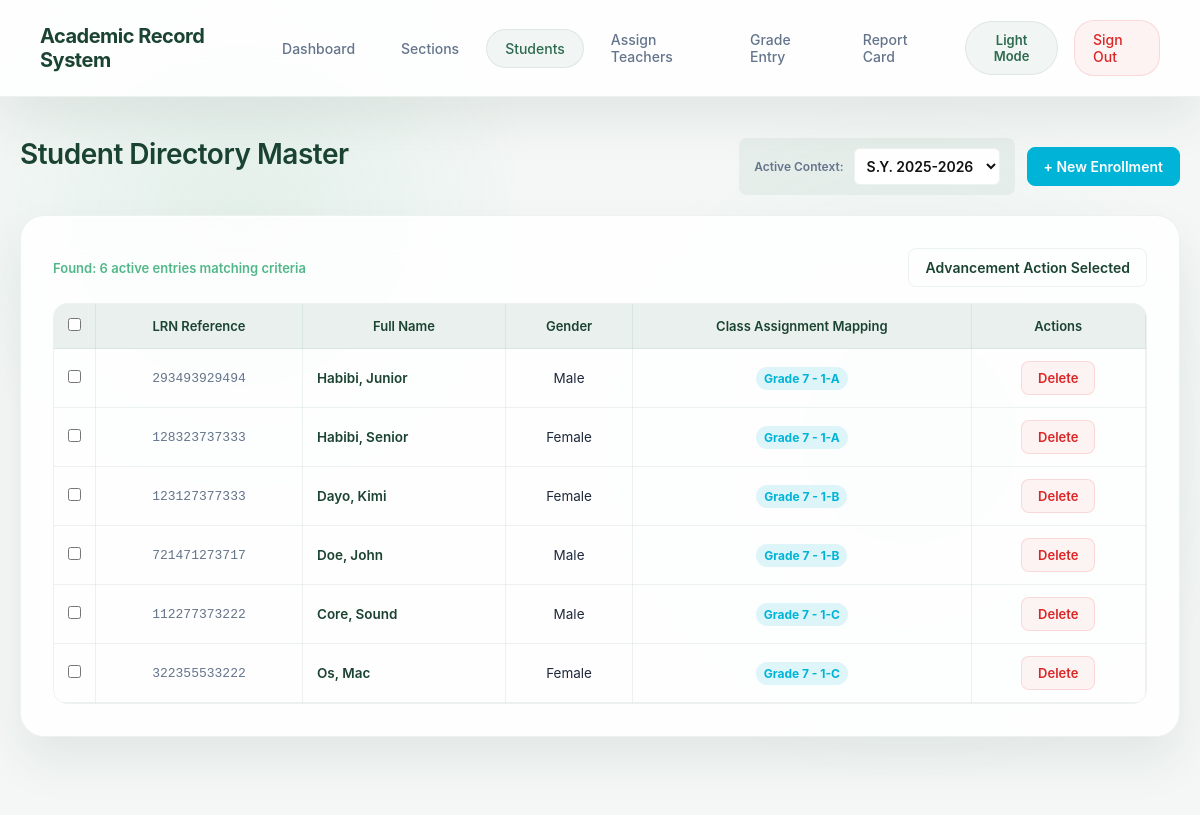
Page /students.php (signed in) on the committed database.
### tables this page shows
CREATE TABLE `students` (
  `id` int(11) NOT NULL,
  `school_id_number` varchar(20) NOT NULL,
  `name` varchar(100) NOT NULL,
  `first_name` varchar(100) DEFAULT NULL,
  `last_name` varchar(100) DEFAULT NULL,
  `lrn` varchar(12) DEFAULT NULL,
  `birth_date` date DEFAULT NULL,
  `gender` enum('Male','Female') DEFAULT NULL,
  `grade_level` int(11) NOT NULL,
  `section` varchar(50) DEFAULT NULL,
  `created_at` timestamp NOT NULL DEFAULT current_timestamp()
);

CREATE TABLE `sections` (
  `id` int(11) NOT NULL,
  `name` varchar(100) NOT NULL,
  `grade_level` int(11) NOT NULL,
  `school_year` varchar(20) NOT NULL,
  `created_at` timestamp NOT NULL DEFAULT current_timestamp()
);

### students.php (the view, shortened to what this page needs)
<?php
require_once 'includes/header.php';
require_once 'config/config.php';
$years_stmt = $pdo->query("SELECT DISTINCT school_year FROM sections ORDER BY school_year DESC");
$available_years = $years_stmt->fetchAll(PDO::FETCH_COLUMN);
$selected_sy = isset($_GET['sy']) ? $_GET['sy'] : ($available_years[0] ?? '2025-2026');
$students_stmt = $pdo->prepare("
    SELECT s.id, s.lrn, s.first_name, s.last_name, s.gender, sec.name as section_name, sec.grade_level
    FROM enrollments e
    JOIN students s ON e.student_id = s.id
    JOIN sections sec ON e.section_id = sec.id
    WHERE sec.school_year = ?
    ORDER BY sec.grade_level ASC, sec.name ASC, s.last_name ASC, s.first_name ASC
");
$students_stmt->execute([$selected_sy]);
$enrolled_students = $students_stmt->fetchAll();
?>
<div class="header-action-area">
    <h1>Student Directory Master</h1>
    <div style="display: flex; gap: 12px; align-items: center;">
        <form method="GET" class="filter-bar">
            <label style="font-size: 12px; font-weight: 600; color: var(--text-muted);">Active Context:</label>
            <select name="sy" onchange="this.form.submit()">
                <?php foreach ($available_years as $year): ?>
                    <option value="<?php echo htmlspecialchars($year); ?>" <?php echo $selected_sy == $year ? 'selected' : ''; ?>>
                        S.Y. <?php echo htmlspecialchars($year); ?>
                    </option>
                <?php endforeach; ?>
            </select>
        </form>
        <button onclick="openModal('studentModal')" class="btn-primary">+ New Enrollment</button>
    </div>
</div>
<div class="card-panel">
    <div class="action-row">
        <span style="font-size: 13px; font-weight: 600; color: var(--text-subtitle);">
            Found: <?php echo count($enrolled_students); ?> active entries matching criteria
        </span>
        <button type="button" class="btn-secondary" onclick="prepareBatchPromotion()">Advancement Action Selected</button>
    </div>
    <div class="table-container">
        <table class="grade-table">
            <thead>
                <tr>
                    <th style="width: 40px;"><input type="checkbox" id="toggle_master_checkbox" onclick="toggleAllCheckboxes(this)"></th>
                    <th>LRN Reference</th>
                    <th>Full Name</th>
                    <th>Gender</th>
                    <th>Class Assignment Mapping</th>
                    <th>Actions</th>
                </tr>
            </thead>
            <tbody>
                <?php foreach ($enrolled_students as $student): ?>
                <tr>
                    <td>
                        <input type="checkbox" name="selected_student_identities[]" value="<?php echo $student['id']; ?>" class="student-checkbox">
                    </td>
                    <td style="font-family: monospace; color: var(--text-muted); font-size: 13px;"><?php echo htmlspecialchars($student['lrn']); ?></td>
                    <td style="text-align: left; font-weight: 600; color: var(--text-title);">
                        <?php echo htmlspecialchars($student['last_name'] . ', ' . $student['first_name']); ?>
                    </td>
                    <td><?php echo htmlspecialchars($student['gender']); ?></td>
                    <td>
                        <span class="badge">Grade <?php echo htmlspecialchars($student['grade_level'] . ' - ' . $student['section_name']); ?></span>
                    </td>
                    <td>
                        <a href="?delete_id=<?php echo $student['id']; ?>&sy=<?php echo urlencode($selected_sy); ?>" class="delete" onclick="return confirm('WARNING: Erasing this permanent profile completely clears all historical enrollment nodes and structural scores across all years. Proceed?')">Delete</a>
                    </td>
                </tr>
                <?php endforeach; ?>
            </tbody>
        </table>
    </div>
</div>
<?php require_once 'includes/footer.php'; ?>

### css/style.css (style rules this page uses)
* { margin: 0; padding: 0; box-sizing: border-box; font-family: 'Inter', -apple-system, BlinkMacSystemFont, "Segoe UI", Roboto, sans-serif; }
:root { --bg-base: #f4f7f6; --surface-card: rgba(255, 255, 255, 0.85); --border-card: rgba(45, 106, 79, 0.08); --shadow-card: 0 24px 48px rgba(31, 49, 39, 0.08), inset 0 1px 0 rgba(255, 255, 255, 0.6); --text-title: #1b4332; --text-subtitle: #52b788; --text-muted: #64748b; --input-bg: #ffffff; --input-border: #d8e2dc; --input-text: #1e293b; --input-placeholder: #94a3b8; --primary-start: #2d6a4f; --primary-end: #40916c; --primary-shadow: rgba(45, 106, 79, 0.15); --primary-hover-start: #1b4332; --primary-hover-end: #2d6a4f; --primary-hover-shadow: rgba(45, 106, 79, 0.25); --ambient-1: radial-gradient(circle, rgba(82, 183, 136, 0.10) 0%, rgba(0,0,0,0) 70%); --ambient-2: radial-gradient(circle, rgba(116, 198, 157, 0.08) 0%, rgba(0,0,0,0) 70%); --banner-bg: rgba(239, 68, 68, 0.06); --banner-text: #dc2626; --banner-border: rgba(239, 68, 68, 0.15); --mode-btn-bg: rgba(45, 106, 79, 0.06); --mode-btn-border: rgba(45, 106, 79, 0.1); --mode-btn-text: #2d6a4f; --table-header-bg: #e9f0ed; --table-row-hover: rgba(45, 106, 79, 0.02); }
body { background: var(--bg-base); color: var(--input-text); min-height: 100vh; overflow-x: hidden; padding-bottom: 60px; transition: background 0.4s cubic-bezier(0.4, 0, 0.2, 1); }
h1 { color: var(--text-title); font-size: 28px; font-weight: 600; letter-spacing: -0.5px; margin-bottom: 24px; }
.card-panel { background: var(--surface-card); backdrop-filter: blur(20px); -webkit-backdrop-filter: blur(20px); border: 1px solid var(--border-card); border-radius: 24px; padding: 32px; box-shadow: var(--shadow-card); margin-bottom: 32px; }
.table-container { width: 100%; overflow-x: auto; margin-top: 16px; border-radius: 14px; border: 1px solid var(--border-card); }
.grade-table { width: 100%; border-collapse: collapse; text-align: center; background: transparent; }
.grade-table th { background: var(--table-header-bg); color: var(--text-title); font-weight: 600; font-size: 13px; padding: 14px; border-bottom: 1px solid var(--border-card); border-right: 1px solid var(--border-card); }
.grade-table td { padding: 12px 14px; border-bottom: 1px solid var(--border-card); border-right: 1px solid var(--border-card); font-size: 13.5px; color: var(--input-text); }
input[type="text"], input[type=\"password\"], input[type=\"number\"], select { background: var(--input-bg); border: 1px solid var(--input-border); border-radius: 10px; padding: 10px 16px; color: var(--input-text); font-size: 14px; outline: none; transition: all 0.2s ease; }
.delete-btn, .delete { background: var(--banner-bg); color: var(--banner-text); border: 1px solid var(--banner-border); padding: 8px 16px; border-radius: 8px; text-decoration: none; font-size: 13px; font-weight: 600; display: inline-block; transition: all 0.2s ease; }

### students.php (style rules this page uses)
.header-action-area { display: flex; justify-content: space-between; align-items: center; margin-bottom: 20px; flex-wrap: wrap; gap: 15px; }
.filter-bar { display: flex; align-items: center; gap: 10px; background: var(--mode-btn-bg, rgba(0,0,0,0.04)); padding: 10px 15px; border-radius: 8px; }
.filter-bar select { padding: 8px; border-radius: 6px; border: 1px solid var(--border-card); background: #fff; color: #111; font-weight: 600; }
.btn-primary { background-color: #00b4d8; color: #ffffff; border: 1px solid #00b4d8; padding: 10px 16px; border-radius: 8px; font-weight: 600; font-size: 14px; cursor: pointer; transition: all 0.2s ease; }
.btn-secondary { background-color: transparent; color: var(--text-title, #111111); border: 1px solid var(--border-card, #d1d5db); padding: 10px 16px; border-radius: 8px; font-weight: 600; font-size: 14px; cursor: pointer; transition: all 0.2s ease; }
.badge { background: #00b4d820; color: #00b4d8; padding: 4px 8px; border-radius: 12px; font-size: 12px; font-weight: 700; }
.action-row { display: flex; justify-content: space-between; align-items: center; margin-bottom: 12px; }

### rows in the picture
students: lrn "293493929494", last_name+first_name "Habibi, Junior", gender "Male", sections.grade_level+name "7 - 1-A"
students: lrn "128323737333", last_name+first_name "Habibi, Senior", gender "Female", sections.grade_level+name "7 - 1-A"
students: lrn "123127377333", last_name+first_name "Dayo, Kimi", gender "Female", sections.grade_level+name "7 - 1-B"
students: lrn "721471273717", last_name+first_name "Doe, John", gender "Male", sections.grade_level+name "7 - 1-B"
students: lrn "112277373222", last_name+first_name "Core, Sound", gender "Male", sections.grade_level+name "7 - 1-C"
students: lrn "322355533222", last_name+first_name "Os, Mac", gender "Female", sections.grade_level+name "7 - 1-C"

### other values in the picture
count($enrolled_students) "6"
